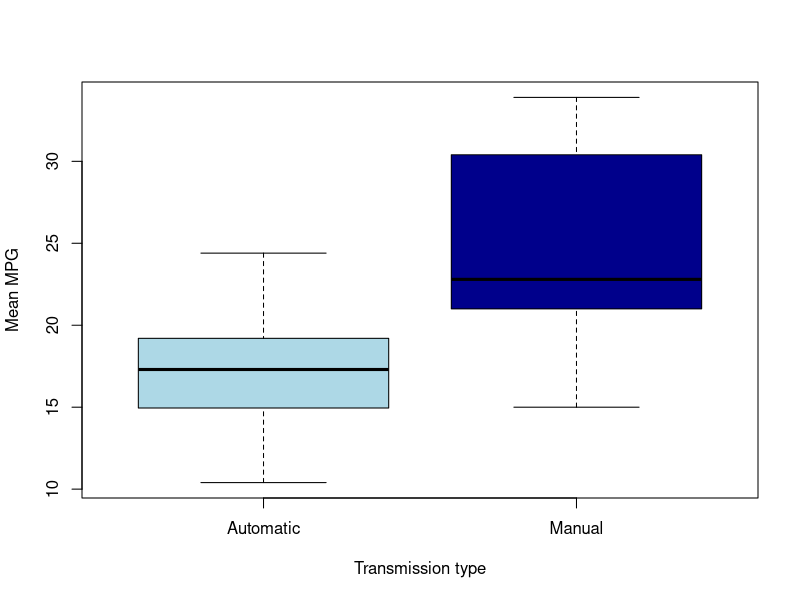
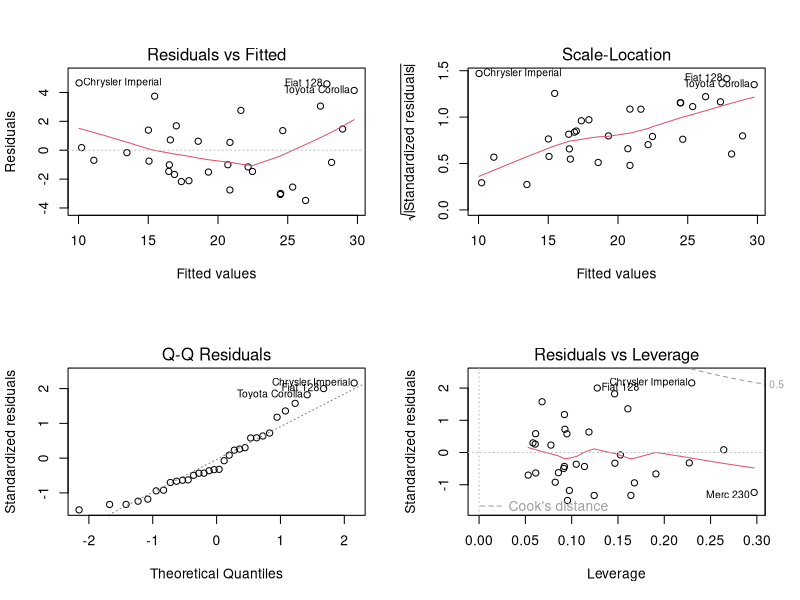

The R script that drew these images, in order:
## ---- chunk 1
knitr::opts_chunk$set(echo = TRUE)
## ---- chunk 2
library(datasets)
head(mtcars)
## ---- chunk 3
boxplot(mtcars$mpg~factor(mtcars$am, labels=c("Automatic", "Manual")),
        col=c("lightblue", "darkblue"), xlab="Transmission type", 
        ylab="Mean MPG")

Means<-tapply(mtcars$mpg, factor(mtcars$am), mean)
names(Means)<-c("Automatic", "Manual")
Means
as.numeric(Means[2]-Means[1])
## ---- chunk 4
am_fit<-lm(mpg~am, data=mtcars)
summary(am_fit)$coef
## ---- chunk 5
library(MASS)
all_fit<-lm(mpg~., data=mtcars)
summary(all_fit)$coef
best_fit <- stepAIC(lm(mpg~., data=mtcars), trace=0)
summary(best_fit)$coef
## ---- chunk 6
anova(am_fit, best_fit, all_fit)
## ---- chunk 7
par(mfcol=c(2,2))
plot(best_fit)
